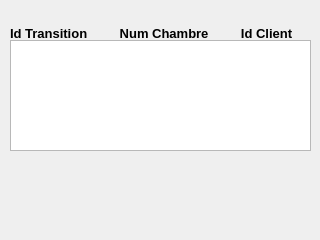
<?xml version="1.0" encoding="UTF-8"?>
<ui version="4.0">
 <class>transaction</class>
 <widget class="QDialog" name="transaction">
  <property name="windowModality">
   <enum>Qt::WindowModal</enum>
  </property>
  <property name="geometry">
   <rect>
    <x>0</x>
    <y>0</y>
    <width>320</width>
    <height>240</height>
   </rect>
  </property>
  <property name="windowTitle">
   <string>Booking Transaction</string>
  </property>
  <widget class="QListWidget" name="lstWidget">
   <property name="geometry">
    <rect>
     <x>10</x>
     <y>40</y>
     <width>301</width>
     <height>111</height>
    </rect>
   </property>
  </widget>
  <widget class="QLabel" name="label">
   <property name="geometry">
    <rect>
     <x>10</x>
     <y>23</y>
     <width>301</width>
     <height>20</height>
    </rect>
   </property>
   <property name="font">
    <font>
     <pointsize>10</pointsize>
     <weight>75</weight>
     <bold>true</bold>
    </font>
   </property>
   <property name="text">
    <string>Id Transition         Num Chambre         Id Client         </string>
   </property>
  </widget>
 </widget>
 <resources/>
 <connections/>
</ui>
